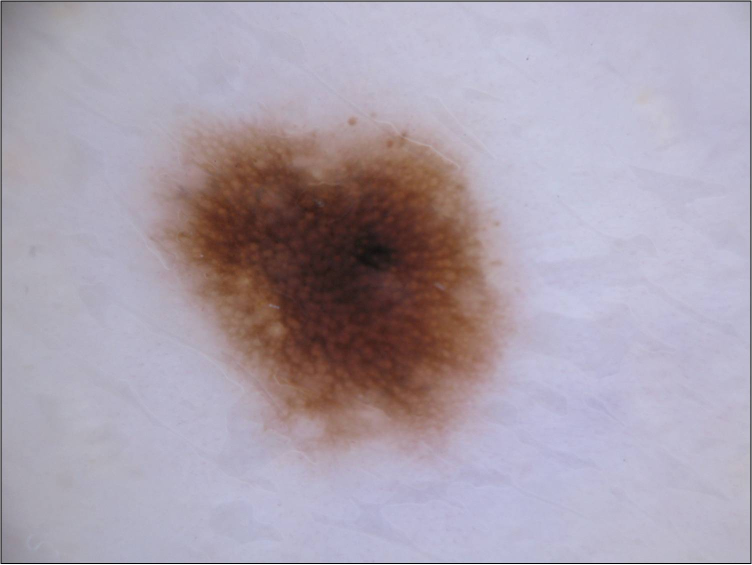
#> input picture TP2_2024/data/nevus.jpg, 1504 x 1129 px (shown at 1/2 size)
$ jupyter execute --allow-errors 2024_TP_Unsupervised_2_NMF-kmeans_MATEHEVET.ipynb
#> lines starting #> are read from the running program, lines starting #| are printed output that depends on the picture; after the words box and inside, x2 and y2 are one past the last pixel; in counts of white or black regions, pixels touching at a corner belong together
## Practical Session - Unsupervised Learning

This Practical session is about unsupervised learning. We will use the dimensionality reduction and clustering techniques presented this morning to analyze both toy examples and real images.

Please answer the questions and complete the code where you see (`XXXXXXXXXX`).

First let's load the functions we will use

[cell 1]
import numpy as np
import numpy.matlib
import math
import matplotlib.pyplot as plt
plt.close('all')

from sklearn.model_selection import train_test_split
from sklearn.neighbors import KNeighborsClassifier
from sklearn.decomposition import NMF
from sklearn.cluster import KMeans
from sklearn.decomposition import PCA
from sklearn.decomposition import FastICA

from scipy import linalg as LA
from scipy.stats import ortho_group
from scipy.stats import gennorm

from skimage.io import imread
from skimage.transform import resize
from skimage.transform import rescale
from skimage import img_as_bool

from mpl_toolkits.axes_grid1 import AxesGrid
from scipy.spatial.distance import dice
from skimage.measure import find_contours

from scipy.io import loadmat

# I - Dimensionnality reduction: NMF

## I - 1) Dataset

You will first work on the same face images as during the practical work 1.

Load the original images present in the files *'YaleB\_32x32.mat'*. This is a small part of the freely available Extended Yale Face Database B downloaded from http://www.cad.zju.edu.cn/home/dengcai/Data/FaceData.html. It contains 2414 cropped images resized to 32x32 pixels. Every image is represented as a vector 1x1024 and all images are stacked in a matrix called data. There are 38 subjects with around 64 near frontal images per individual under different illumination conditions. Once loaded and normalised the data, such that the pixels are between 0 and 1, you can plot images using the function *'imshow'*.

**Goal**

The goal of this part is to evaluate the performance of the dimensionality reduction techniques presented this morning for face recognition. We divide the data-set into two parts, training and test. For every dimensionality reduction technique, you will first extract a set of basis images from your training data-set. Then, you will project the test subjects in this new basis and use the nearest neighbor algorithm to evaluate the performance of the dimensionality reduction technique.

Let's load the data and define a function to plot the faces. If you do not remember how the dataset is constituted, please refer to the previous practical work.

[cell 2]
if 'google.colab' in str(get_ipython()):
  from google_drive_downloader import GoogleDriveDownloader as gdd
  gdd.download_file_from_google_drive(file_id='1rgICXtcIAgDqSoHnNXNZMD_iNABF3RZA',
  dest_path='./YaleB_32x32.mat')
else:
  print('You are not using Colab. Please define working_dir with the absolute path to the folder where you downloaded the data')

# Please modify working_dir only if you are using your Anaconda (and not Google Colab)
Working_directory="./"


#> (the rest of this cell did not finish here and is left out)

## I - 2) NMF

Here you will test Non-negative Matrix factorization. The basis images of the training are in the matrix $W_{train}$ and the scores (or coefficients) to test the performance in $H_{train}$. The test scores are computed as $H_{test}=W_{train}^{-1}X_{test}$.

**Question**

1. Use the scikit-learn implementation to test the performance.
2. Plot the basis images and compare them with respect to the basis images obtained using PCA and ICA in the last practical work. What can you say ?
3. What about the performances of NMF, i.e. computational time and classification accuracy ?
4. Do you think that it is a good idea to use a PCA before the NMF algorithm? Why?

**Answer:**
1.  OK
2.  Compared to the eigenfaces obtained with PCA/ICA, the NMF-faces are way darker - which is understandable because compared to PCA/ICA we can't substract images, we can only add them - and they don't look like real face just like PCA and ICA.
3.  PCA classification made use of 233 features for a final score of 71% but was very fast. On the other hand, NMF uses less features: 100, for a better score: 87%, however it is way slower, it took nearly 30s to compute.
4.  Using PCA before NMF could reduce the total number of features which would definitely lower the final score but drastically improve computing time.

[cell 3]
# NMF (scikit-learn implementation)
Ncomponents=100
model = NMF(init='random', solver='mu', n_components=Ncomponents, tol=1e-3,max_iter=300, random_state=0)
#> (the rest of this cell did not finish here and is left out)

Implement your own implementation in `NNMFLecture` following the lecture slides. Complete the missing lines (`XXXXXXXXXX`)

[cell 4]
# [75 lines left out: function NNMFLecture, not called in this run]

[cell 5]
# NMF (your own implementation)
Ncomponents=100
#> (the rest of this cell did not finish here and is left out)

- What do you observe?
- What is the limitation of doing an inversion for Htest_nnmf? How would you avoid that?

The NMF-faces we obtain with our implementation are different from the ones obtained with sklearn. The faces are still really dark, we get approximately the same score, althoug a little lower.\
\
Since Wtrain_nnmf is not a square matrix, it does not have an inverse thus using the Moore-Penrse inverse leads to approximations.

## I-3) ICA and NMF in the presence of noise

We will now compare ICA and NMF results in the presence of noise within the dataset. Please note that during the class on ICA, the dataset $X$ was assumed to be noiseless: we were looking for a decomposition such that $X = AS$, and not $X = AS + N$, where $N$ would be a noise term.

1. How do you think that ICA might behave in the presence of noise? You might in particular consider the case of a Gaussian noise N.
2. On the other hand, do you think that NMF behaves better? If so, for what kind of noises?

In the following, we will try to compare the behavior of ICA and NMF in the presence of noise. Do the following:
- add some Gaussian noise to both the training and the testing dataset.
- apply both NMF and ICA (the second architecture you implemented in the previous practical work) on the noisy dataset. For both, you can use 250 features.
- use the NN algorithm to classify the images from the features extracted from ICA and NMF.

3.  Redo the same for different noise levels. Plot a curve of the classification accuracy when either ICA or NMF are used as pre-processing steps. Comment your results.

**Answer:**
1.  If we try to get S by computing $A^{-1}(X-N)$ we might get unreadable results because of the $A^{-1}N$ term. What's more, ICA doesn't produce good results with gaussian data so a gaussian noise would be even worse.
2.  Since NMF isn't affected by data distribution, unless the noise is extremely strong it should'nt have much effect on the algorithm, gaussian noise in particular shouldn't have a stronger effect compared to other types of noise.
3.  Without noise, ICA is able to get a better accuracy than NMF but as soon as we start adding noise, the accuracy of ICA plummets while NMF's stays acceptable for a longer time.

[cell 6]
sigmaTab = np.array([0,0.05,0.1,0.15,0.2,0.25,0.3,0.4,0.5])
scoreNMF = np.zeros(len(sigmaTab))
scoreICA = np.zeros(len(sigmaTab))
scoreICA1 = np.zeros(len(sigmaTab))


#> (the rest of this cell did not finish here and is left out)

[cell 7]
plt.figure(),plt.plot(sigmaTab,scoreNMF)
plt.plot(sigmaTab,scoreICA)
plt.legend(['NMF','ICA'])
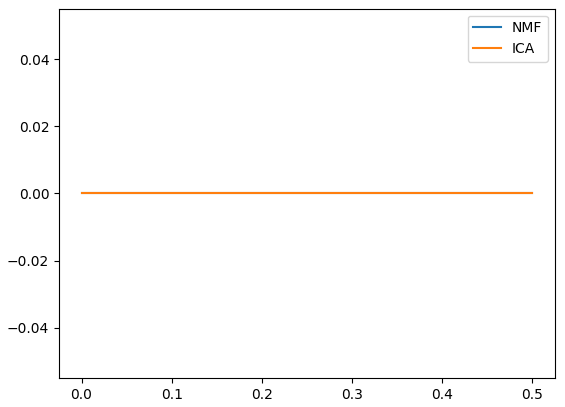
#> figure drawn by matplotlib, 1 panel

# II - Clustering: K-means

We will now work on the K-means algorithm. First, the K-means algorithm will be used to cluster the toy examples datasets of the first practical work. Then, it will be used to segment real images.

## II - 1) Toy examples

Let us first define the toy examples.

[cell 8]
def generate_scenario(scenario=3, n_samples0 = 100, n_samples1 = 30):

    y = np.concatenate((np.zeros([n_samples0,1]) , np.ones([n_samples1,1])) , axis=0)

    if scenario == 1:
        # Separate Gaussian
        mean0 = [2, 3]
        mean1 = [12, 14]
        cov0 = [[1, 1.5], [1.5 ,3]]
        cov1 = 2 ** 2 * np.eye(2)
        X0 = np.random.multivariate_normal(mean0, cov0, n_samples0, check_valid='raise')
        X1 = np.random.multivariate_normal(mean1, cov1, n_samples1, check_valid='raise')

    elif scenario == 2:
        # Overlapping Gaussian
        mean0 = [2, 3]
        mean1 = [5, 7]
        cov0 = [[1, 1.5], [1.5 ,3]]
        cov1 = [[2, 3], [3 ,6]]
        X0 = np.random.multivariate_normal(mean0, cov0, n_samples0, check_valid='raise')
        X1 = np.random.multivariate_normal(mean1, cov1, n_samples1, check_valid='raise')


    elif scenario == 3:
        # Overlapping Gaussian
        mean0 = [0, 0]
        mean1 = [0, 0]
        cov0 = [[50, 15], [15, 6]]#cov0 = [[50, 4], [4, 2]]
        cov1 = [[2, 0], [0 ,50]]#cov1 = [[2, 0], [0 ,50]]
        X0 = np.random.multivariate_normal(mean0, cov0, n_samples0, check_valid='raise')
        X1 = np.random.multivariate_normal(mean1, cov1, n_samples1, check_valid='raise')


    elif scenario == 4:
        # Circles
        # 1 circle
        angle0=np.linspace(0, 2 * np.pi, n_samples0);
        X0=np.vstack((8*np.cos(angle0) , 8*np.sin(angle0))).T

        # 2 circle
        angle1=np.linspace(0, 2 * np.pi, n_samples1);
        X1=np.vstack((2*np.cos(angle1) , 2*np.sin(angle1))).T

    return X0,X1,y

# [36 lines left out: function plotResults, not called in this run]


def frontiere(model, X, y, step=50):

    labels = np.unique(y)

    min_tot = np.min(X)
    max_tot = np.max(X)
    delta = (max_tot - min_tot) / step
    xx, yy = np.meshgrid(np.arange(min_tot, max_tot, delta),
                         np.arange(min_tot, max_tot, delta))
    z = np.array( model.predict(np.c_[xx.ravel(), yy.ravel() ]) )
    z = z.reshape(xx.shape)

    plt.imshow(z, origin='lower', extent=[min_tot, max_tot, min_tot, max_tot],
               interpolation="mitchell", cmap='RdBu')

    cbar = plt.colorbar(ticks=labels)
    cbar.ax.set_yticklabels(labels)

    plt.scatter(X[np.where(yKmeans == 0)[0],0],X[np.where(yKmeans == 0)[0],1],c='r', label='Predicted class 0')
    plt.scatter(X[np.where(yKmeans == 1)[0],0],X[np.where(yKmeans == 1)[0],1],c='b', label='Predicted class 1')

    plt.ylim([min_tot, max_tot])
    plt.xlim([min_tot, max_tot])

Now, create the data we will use.

[cell 9]
## Choose the scenarioIndex (value between 1 and 4)
scenarioIndex = 1
##

X0,X1,y = generate_scenario(scenario=scenarioIndex, n_samples0 = 350, n_samples1 = 350)
X=np.concatenate((X0,X1),axis=0)

plt.figure(figsize=(6, 6))
plt.scatter(X0[:,0],X0[:,1],c='r', label='Class 0')
plt.scatter(X1[:,0],X1[:,1],c='b', label='Class 1')
plt.title('Original data')
plt.legend()
plt.show()
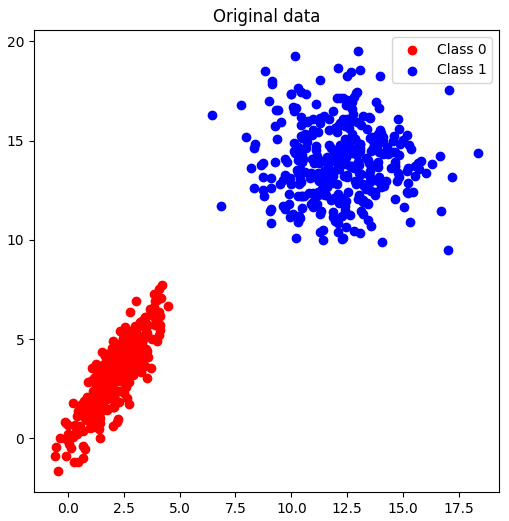
#> figure drawn by matplotlib, 1 panel

Use the K-means to find the different clusters in the dataset. K-means will be used on X and we will check whether it can well separate the two classes.

**Question:**
1. Does it work well in all scenarios ? Why ? Is it always easy to define the correct number of clusters ?

**Answer:**
1.  K-means clustering with two clusters works poorly on scenarios 2,3 and 4 because either the classes overlap each other or there aren't any directions that can separate them(scenario 4). As for scenario 1, every data point but 1 gets classified correctly because there is a clear separation between the two classes. In each scenario we only have two classes of data points thus it is easy to choose the correct number of clusters: 2.

[cell 10]
## K-means
Ncluster= 2 # choose a number of clusters
kmeans=KMeans(n_clusters=Ncluster)
yKmeans=kmeans.fit_predict(X)

plt.figure(figsize=(17, 6))
plt.subplot(131)
plt.scatter(X[np.where(y == 0)[0],0],X[np.where(y == 0)[0],1],c='r', label='Class 0')
plt.scatter(X[np.where(y == 1)[0],0],X[np.where(y == 1)[0],1],c='b', label='Class 1')
plt.title('Original data')
plt.legend()

plt.subplot(132)
plt.scatter(X[np.where(yKmeans == 0)[0],0],X[np.where(yKmeans == 0)[0],1],c='r', label='Predicted class 0')
plt.scatter(X[np.where(yKmeans == 1)[0],0],X[np.where(yKmeans == 1)[0],1],c='b', label='Predicted class 1')
plt.title('K-Means')
plt.legend()

plt.subplot(133)
frontiere(kmeans, X, y, step=50)

plt.show()
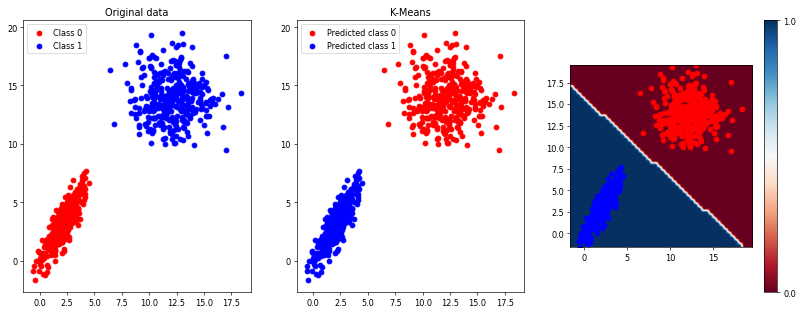
#> figure drawn by matplotlib, 4 panels

Now, implement your own K-means using the Lloyd's algorithm.

[cell 11]
def KMeansLecture(X,K=2,tol=1e-4):
#> called with X = array of shape (700, 2), K = 2, tol = 0.0001
    N = X.shape[0]
    xm,ym = np.max(X,axis=0)
    muTabx = xm*np.random.rand(K)
    muTaby = ym*np.random.rand(K)
    muTab = np.concatenate((muTabx[:,None],muTaby[:,None]),axis = 1)
    yKmeans = np.zeros(N)
    previous = np.ones(N)
    while np.sum(np.abs(yKmeans-previous)) > tol:
        previous = yKmeans.copy()
        for i in range(N) :
            min = np.inf
            for j in range(K):
                d = np.linalg.norm(X[i]-muTab[j])
                #print(d)
                if d<min:
                    min = d
                    yKmeans[i] = j
        for i in range(K):
            tot = 0
            m = np.zeros(2)
            for j in range(N):
                if yKmeans[j]==i:
                    tot += 1
                    m += X[j]
            muTab[i] = 1/tot*m
    return yKmeans,muTab

Now, test your K-means algorithm.

[cell 12]
## K-means
Ncluster= 2 # choose a number of clusters
yKmeans,muTab = KMeansLecture(X,K=Ncluster,tol=1e-4)

plt.figure(figsize=(17, 6))
plt.subplot(131)
plt.scatter(X[np.where(y == 0)[0],0],X[np.where(y == 0)[0],1],c='r', label='Class 0')
plt.scatter(X[np.where(y == 1)[0],0],X[np.where(y == 1)[0],1],c='b', label='Class 1')
plt.title('Original data')
plt.legend()

plt.subplot(132)
plt.scatter(X[np.where(yKmeans == 0)[0],0],X[np.where(yKmeans == 0)[0],1],c='r', label='Predicted class 0')
plt.scatter(X[np.where(yKmeans == 1)[0],0],X[np.where(yKmeans == 1)[0],1],c='b', label='Predicted class 1')
plt.title('K-Means')
plt.legend()
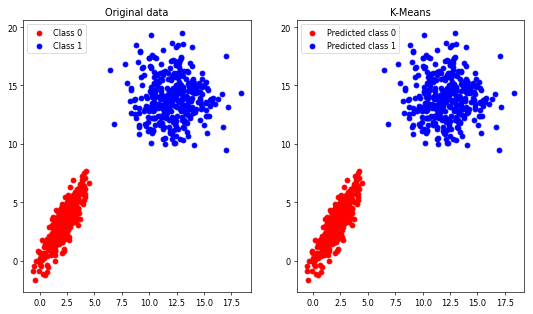
#> figure drawn by matplotlib, 2 panels

## II-2) K-means for skin lesion segmentation

In this section, you will use the K-means to segment skin lesion images. You will use two images from the ISIC dataset (www.isic-archive.com), one nevus and one melanoma with their respetive manual segmentation.

**Goal**

The goal of this section is to delineate the contours (i.e. segment) of the skin lesions using k-means.

Let's first load the data. The images are rescaled so that the computations are faster.

[cell 13]
if 'google.colab' in str(get_ipython()):
  from google_drive_downloader import GoogleDriveDownloader as gdd
  gdd.download_file_from_google_drive(file_id='1_TeYzLLDoKbPX4xXAOAM_mQiT2nLHgvp',
  dest_path='./data/nevus.jpg')
  gdd.download_file_from_google_drive(file_id='1iQZdUiuK_FwZ7mik7LB3eN_H_IUc5l7b',
  dest_path='./data/nevus-seg.jpg')
  gdd.download_file_from_google_drive(file_id='1yZ46UzGhwO7g5T8397JpewBl6UqgRo5J',
  dest_path='./data/melanoma.jpg')
  gdd.download_file_from_google_drive(file_id='1B2Ol92mBcHN6ah3bpoucBbBbHkPMGC8D',
  dest_path='./data/melanoma-seg.png')
else:
  print('You are not using Colab. Please define working_dir with the absolute path to the folder where you downloaded the data')

# Please modify working_dir only if you are using your Anaconda (and not Google Colab)
Working_directory="./data/"


# Nevus
nevus = imread(Working_directory + 'nevus.jpg')
#> nevus is the input picture: shape (1129, 1504, 3); mean R, G, B 170.3, 160.3, 173.1
nevus=nevus[2:-2,2:-2,:] # remove border (it contains artifacts)
#> nevus: shape (1125, 1500, 3)
nevusMask = imread(Working_directory + 'nevus-seg.jpg')
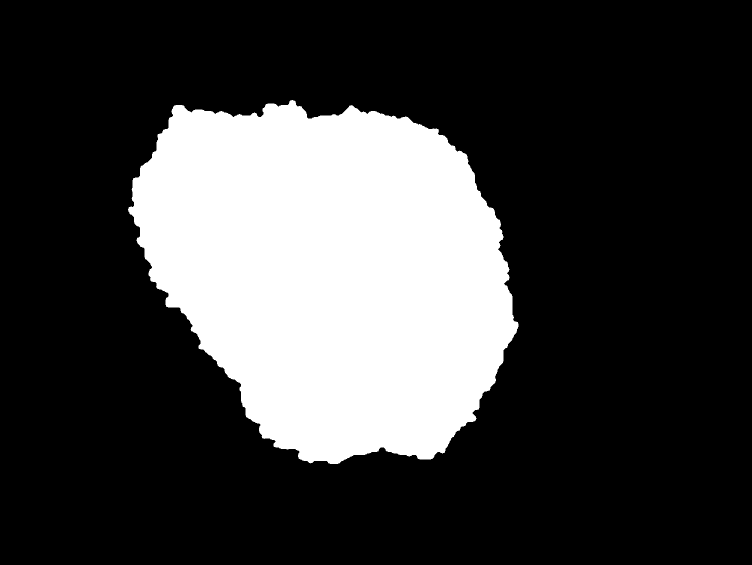
#> input picture TP2_2024/data/nevus-seg.jpg, 1504 x 1129 px (shown at 1/2 size)
#> nevusMask is the input picture: shape (1129, 1504); min 0, max 255, mean 62.4
nevusMask=nevusMask[2:-2,2:-2] # remove border (it contains artifacts)
#> nevusMask: shape (1125, 1500)
# We rescale to speed up computations
nevus = rescale(nevus, 0.25, channel_axis = 2,anti_aliasing=True)
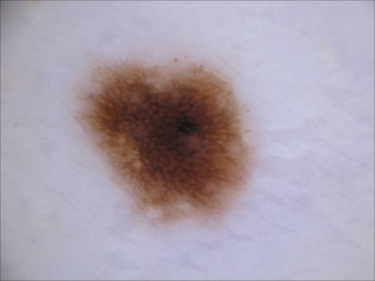
#> nevus: shape (281, 375, 3) float64; mean R, G, B 0.67, 0.63, 0.681
# We need all these options to preserve the binary values
nevusMask = rescale(nevusMask, 0.25, anti_aliasing=False, order=0,  preserve_range=True)
#> nevusMask: shape (281, 375)
nevusMask_boolean = (nevusMask/255).astype(np.uint8) # To get uint8
#> nevusMask_boolean: shape (281, 375); values 0 (black) and 1 (white), 24.6% white; 1 white region, box (x1, y1, x2, y2) and area: (63, 49, 259, 231) 25914
nevusMask_expand = np.expand_dims(nevusMask_boolean, axis=2) # To have a 3 channels boolean mask

# Melanoma
melanoma = imread(Working_directory + 'melanoma.jpeg')
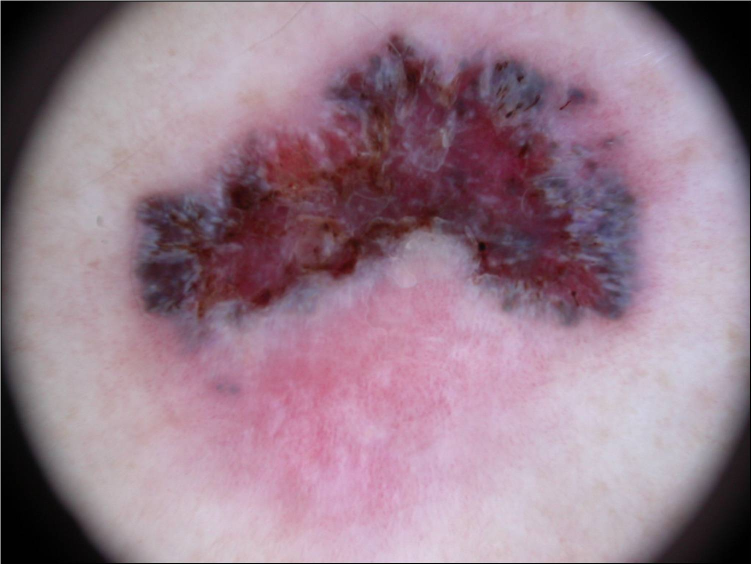
#> input picture TP2_2024/data/melanoma.jpeg, 1503 x 1129 px (shown at 1/2 size)
#> melanoma is the input picture: shape (1129, 1503, 3); mean R, G, B 151.9, 125.2, 140.2
melanoma=melanoma[2:-2,2:-2,:] # remove border (it contains artifacts)
#> melanoma: shape (1125, 1499, 3)
melanomaMask = imread(Working_directory + 'melanoma-seg.png')
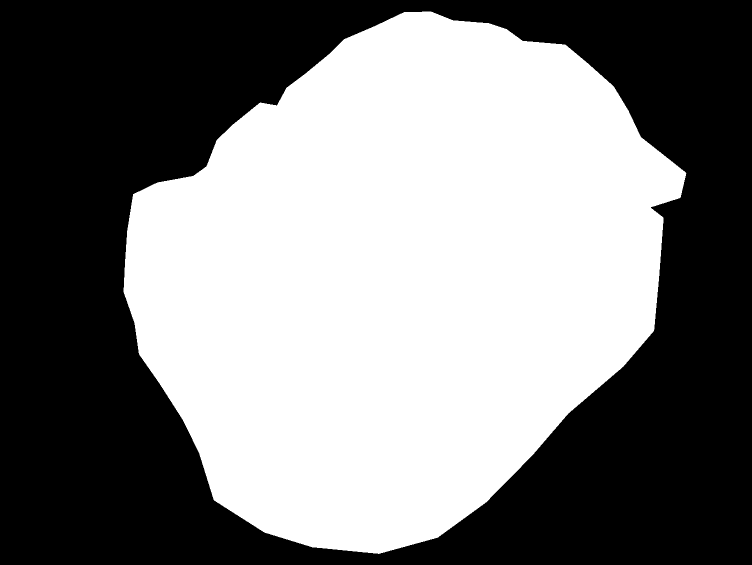
#> input picture TP2_2024/data/melanoma-seg.png, 1503 x 1129 px (shown at 1/2 size)
#> melanomaMask: shape (1129, 1503); 49.8% white; 1 white region, box (x1, y1, x2, y2) and area: (247, 23, 1373, 1108) 844635
melanomaMask=melanomaMask[2:-2,2:-2] # remove border (it contains artifacts)
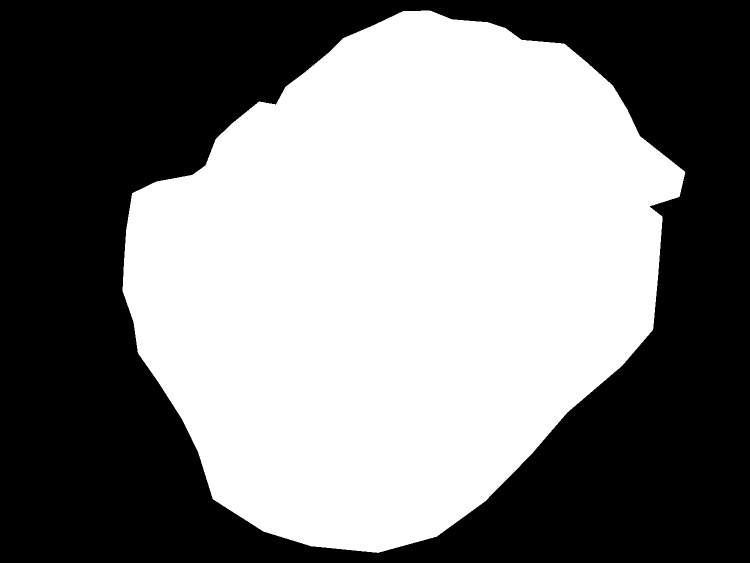
#> melanomaMask: shape (1125, 1499) (shown at 1/2 size); 50.1% white; 1 black region, box (x1, y1, x2, y2) and area: (0, 0, 1499, 1125) 841740
melanoma = rescale(melanoma, 0.25, channel_axis = 2,anti_aliasing=True)
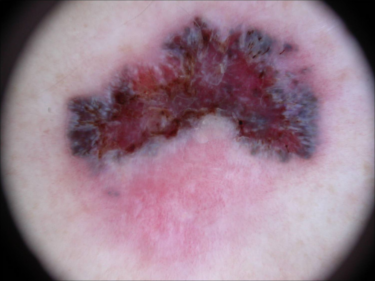
#> melanoma: shape (281, 375, 3) float64; mean R, G, B 0.597, 0.491, 0.55
melanomaMask = rescale(melanomaMask, 0.25, anti_aliasing=False, order=0,  preserve_range=True)
#> melanomaMask: shape (281, 375); 50.1% white; 1 black region, box (x1, y1, x2, y2) and area: (0, 0, 375, 281) 52582
melanomaMask_boolean = (melanomaMask/255).astype(np.uint8)
#> (the rest of the program and of its run is left out)
